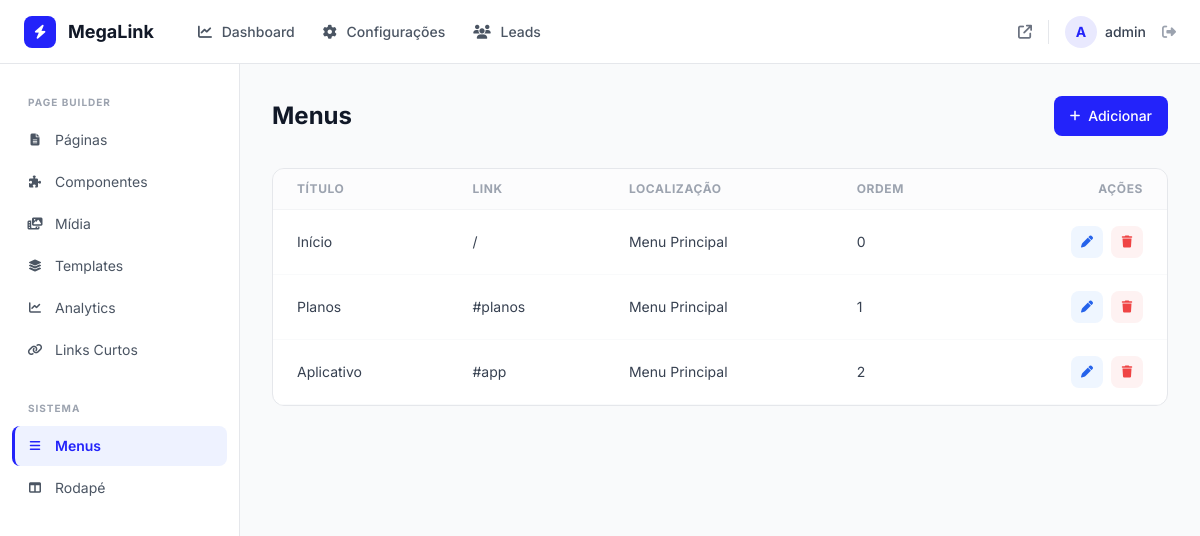
Screenshot of /painel/menus (signed in) with the database file from the repository.
### core/models.py (models this page shows)
class MenuItem(models.Model):
    MENU_LOCATIONS = [
        ('main', 'Menu Principal'),
        ('algar', 'Menu Algar'),
    ]
    title = models.CharField('Título', max_length=100)
    link = models.CharField('Link', max_length=200, default='#')
    parent = models.ForeignKey('self', null=True, blank=True, related_name='children',
                               on_delete=models.CASCADE, verbose_name='Item pai')
    menu_location = models.CharField('Localização', max_length=20, choices=MENU_LOCATIONS, default='main')
    is_mega_menu = models.BooleanField('Mega menu', default=False)
    order = models.PositiveIntegerField('Ordem', default=0)
    class Meta:
        ordering = ['order']
        verbose_name = 'Item do Menu'
        verbose_name_plural = 'Itens do Menu'
    def __str__(self):
        return self.title

### dashboard/views.py (the view)
# urls.py: path('menus', views.menus_list, name='menus_list'),
@login_required(login_url=LOGIN_URL)
def menus_list(request):
    return _crud_list(request, MenuItem, MenuItemForm, 'Menus', 'menus',
                      ['Título', 'Link', 'Localização', 'Ordem'],
                      lambda o: [o.title, o.link, o.get_menu_location_display(), o.order],
                      'menus', 'menus', 'menus', 'menus')

### core/models.py (called while the page is built)
    @classmethod
    def load(cls):
        obj = cache.get('site_config')
        if obj is None:
            obj, _ = cls.objects.get_or_create(pk=1)
            cache.set('site_config', obj, 300)
        return obj

### dashboard/views.py (called while the page is built)
def _crud_list(request, model, form_class, title, sidebar, headers, display_fn,
               list_url_name, add_url_name, edit_url_name, delete_url_name,
               add_label='Adicionar'):
    objects = []
    for obj in model.objects.all():
        objects.append({
            'display_values': display_fn(obj),
            'edit_url': f'/painel/{edit_url_name}/{obj.pk}',
            'delete_url': f'/painel/{delete_url_name}/{obj.pk}/excluir',
            'display_name': str(obj),
        })
    return render(request, 'dashboard/generic_list.html', {
        'sidebar_active': sidebar,
        'page_title': title,
        'table_headers': headers,
        'objects': objects,
        'add_url': f'/painel/{add_url_name}/novo',
        'add_label': add_label,
    })

### templates/dashboard/generic_list.html (shortened to what this page needs)
{% extends "dashboard/base.html" %}
{% block content %}
<div class="flex items-center justify-between mb-8">
    <div>
        <h1 class="text-2xl font-bold text-gray-900">{{ page_title }}</h1>
    </div>
    {% if add_url %}
    <a href="{{ add_url }}" class="bg-brand text-white px-4 py-2.5 rounded-lg text-sm font-medium hover:bg-brand-dark transition flex items-center gap-2">
        <i class="fa-solid fa-plus text-xs"></i> {{ add_label|default:"Adicionar" }}
    </a>
    {% endif %}
</div>
<div class="bg-white rounded-xl border border-gray-200 overflow-hidden">
    {% if objects %}
    <div class="overflow-x-auto">
        <table class="w-full">
            <thead>
                <tr class="border-b border-gray-100 bg-gray-50/50">
                    {% for header in table_headers %}
                    <th class="text-left px-6 py-3 text-xs font-bold uppercase tracking-wider text-gray-400">{{ header }}</th>
                    {% endfor %}
                    <th class="text-right px-6 py-3 text-xs font-bold uppercase tracking-wider text-gray-400">Ações</th>
                </tr>
            </thead>
            <tbody>
                {% for obj in objects %}
                <tr class="border-b border-gray-50 table-row">
                    {% for val in obj.display_values %}
                    <td class="px-6 py-4 text-sm text-gray-700">{{ val }}</td>
                    {% endfor %}
                    <td class="px-6 py-4 text-right">
                        <div class="flex items-center justify-end gap-2">
                            <a href="{{ obj.edit_url }}" class="w-8 h-8 rounded-lg bg-blue-50 text-blue-600 flex items-center justify-center hover:bg-blue-100 transition text-xs" title="Editar">
                                <i class="fa-solid fa-pen"></i>
                            </a>
                            <button onclick="confirmDelete('{{ obj.delete_url }}', '{{ obj.display_name }}')"
                                class="w-8 h-8 rounded-lg bg-red-50 text-red-500 flex items-center justify-center hover:bg-red-100 transition text-xs" title="Excluir">
                                <i class="fa-solid fa-trash"></i>
                            </button>
                        </div>
                    </td>
                </tr>
                {% endfor %}
            </tbody>
        </table>
    </div>
    {% endif %}
</div>
{% endblock %}

### templates/dashboard/base.html (shortened to what this page needs)
{% load static %}
<!DOCTYPE html>
<html lang="pt-BR">
<head>
    <link rel="stylesheet" href="https://cdnjs.cloudflare.com/ajax/libs/font-awesome/6.5.1/css/all.min.css">
    <script src="https://cdn.tailwindcss.com"></script>
</head>
<body class="font-sans bg-gray-50 text-gray-800 antialiased">
    <nav class="fixed top-0 left-0 right-0 z-50 bg-white border-b border-gray-200 h-16">
        <div class="flex items-center justify-between h-full px-6">
            <div class="flex items-center gap-8">
                <a href="{% url 'dashboard:index' %}" class="flex items-center gap-3">
                    <div class="w-8 h-8 bg-brand rounded-lg flex items-center justify-center">
                        <i class="fa-solid fa-bolt text-white text-sm"></i>
                    </div>
                    <span class="text-lg font-bold text-gray-900">MegaLink</span>
                </a>
                <div class="hidden lg:flex items-center gap-1">
                    <a href="{% url 'dashboard:index' %}" class="px-3 py-2 text-sm font-medium rounded-lg {% if nav_active == 'dashboard' %}bg-brand text-white{% else %}text-gray-600 hover:bg-gray-100{% endif %} transition">
                        <i class="fa-solid fa-chart-line mr-1.5"></i> Dashboard
                    </a>
                    <a href="{% url 'dashboard:config' %}" class="px-3 py-2 text-sm font-medium rounded-lg {% if nav_active == 'config' %}bg-brand text-white{% else %}text-gray-600 hover:bg-gray-100{% endif %} transition">
                        <i class="fa-solid fa-gear mr-1.5"></i> Configurações
                    </a>
                    <a href="{% url 'dashboard:leads_list' %}" class="px-3 py-2 text-sm font-medium rounded-lg {% if nav_active == 'leads' %}bg-brand text-white{% else %}text-gray-600 hover:bg-gray-100{% endif %} transition">
                        <i class="fa-solid fa-users mr-1.5"></i> Leads
                    </a>
                </div>
            </div>
            <div class="flex items-center gap-4">
                <a href="{% url 'homepage' %}" target="_blank" class="text-sm text-gray-500 hover:text-brand transition" title="Ver site">
                    <i class="fa-solid fa-arrow-up-right-from-square"></i>
                </a>
                <div class="flex items-center gap-2">
                    <div class="w-8 h-8 bg-brand/10 text-brand rounded-full flex items-center justify-center text-sm font-bold">
                        {{ user.username|first|upper }}
                    </div>
                    <span class="text-sm font-medium text-gray-700 hidden sm:block">{{ user.username }}</span>
                </div>
                <a href="{% url 'dashboard:logout' %}" class="text-gray-400 hover:text-red-500 transition text-sm" title="Sair">
                    <i class="fa-solid fa-right-from-bracket"></i>
                </a>
            </div>
        </div>
    </nav>
    <div class="flex pt-16">
        <aside class="fixed left-0 top-16 bottom-0 w-60 bg-white border-r border-gray-200 overflow-y-auto z-40">
            <div class="py-6">
                <div class="px-4 mb-2">
                    <span class="text-[10px] font-bold uppercase tracking-widest text-gray-400 px-3">Page Builder</span>
                </div>
                <nav class="space-y-0.5 px-3">
                    <a href="{% url 'dashboard:pages_list' %}" class="sidebar-link flex items-center gap-3 px-3 py-2.5 rounded-lg text-sm text-gray-600 transition {% if sidebar_active == 'pages' %}active{% endif %}">
                        <i class="fa-solid fa-file-lines w-4 text-center text-xs"></i> Páginas
                    </a>
                    <a href="{% url 'dashboard:components_list' %}" class="sidebar-link flex items-center gap-3 px-3 py-2.5 rounded-lg text-sm text-gray-600 transition {% if sidebar_active == 'components' %}active{% endif %}">
                        <i class="fa-solid fa-puzzle-piece w-4 text-center text-xs"></i> Componentes
                    </a>
                    <a href="{% url 'dashboard:media_list' %}" class="sidebar-link flex items-center gap-3 px-3 py-2.5 rounded-lg text-sm text-gray-600 transition {% if sidebar_active == 'media' %}active{% endif %}">
                        <i class="fa-solid fa-photo-film w-4 text-center text-xs"></i> Mídia
                    </a>
                    <a href="{% url 'dashboard:templates_list' %}" class="sidebar-link flex items-center gap-3 px-3 py-2.5 rounded-lg text-sm text-gray-600 transition {% if sidebar_active == 'templates' %}active{% endif %}">
                        <i class="fa-solid fa-layer-group w-4 text-center text-xs"></i> Templates
                    </a>
                    <a href="{% url 'dashboard:analytics' %}" class="sidebar-link flex items-center gap-3 px-3 py-2.5 rounded-lg text-sm text-gray-600 transition {% if sidebar_active == 'analytics' %}active{% endif %}">
                        <i class="fa-solid fa-chart-line w-4 text-center text-xs"></i> Analytics
                    </a>
                    <a href="{% url 'dashboard:links_list' %}" class="sidebar-link flex items-center gap-3 px-3 py-2.5 rounded-lg text-sm text-gray-600 transition {% if sidebar_active == 'shortener' %}active{% endif %}">
                        <i class="fa-solid fa-link w-4 text-center text-xs"></i> Links Curtos
                    </a>
                </nav>
                <div class="px-4 mt-6 mb-2">
                    <span class="text-[10px] font-bold uppercase tracking-widest text-gray-400 px-3">Sistema</span>
                </div>
                <nav class="space-y-0.5 px-3">
                    <a href="{% url 'dashboard:menus_list' %}" class="sidebar-link flex items-center gap-3 px-3 py-2.5 rounded-lg text-sm text-gray-600 transition {% if sidebar_active == 'menus' %}active{% endif %}">
                        <i class="fa-solid fa-bars w-4 text-center text-xs"></i> Menus
                    </a>
                    <a href="{% url 'dashboard:footer_list' %}" class="sidebar-link flex items-center gap-3 px-3 py-2.5 rounded-lg text-sm text-gray-600 transition {% if sidebar_active == 'footer' %}active{% endif %}">
                        <i class="fa-solid fa-table-columns w-4 text-center text-xs"></i> Rodapé
                    </a>
                </nav>
            </div>
        </aside>
        <main class="flex-1 ml-60 min-h-screen">
            <div class="p-8">
                {% block content %}{% endblock %}
            </div>
        </main>
    </div>
</body>
</html>

### templates/dashboard/base.html (style rules this page uses)
.sidebar-link.active { color: #2323FA; font-weight: 600; background: #eef2ff; border-left: 3px solid #2323FA; }
.sidebar-link { border-left: 3px solid transparent; }

### rows the page displays
MenuItem: display_values "Início"
MenuItem: display_values "Planos" "#planos"
MenuItem: display_values "Aplicativo" "#app"

### other values shown
{{ user.username|first|upper }} "A"
{{ user.username }} "admin"
{{ page_title }} "Menus"
{{ add_label|default:"Adicionar" }} "Adicionar"
{{ header }} "TÍTULO" "LINK" "LOCALIZAÇÃO" "ORDEM"
{{ val }} "/" "Menu Principal" "0" "Menu Principal" "1" "Menu Principal" "2"
